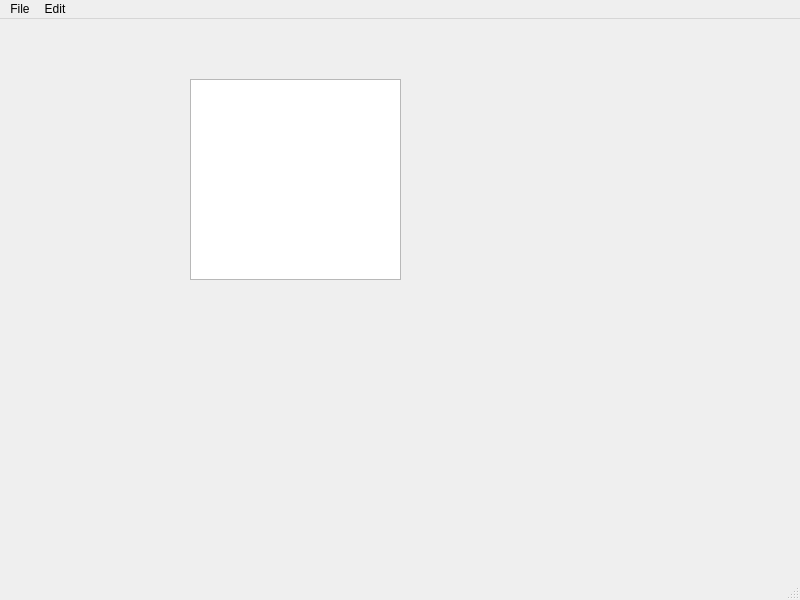
<?xml version="1.0" encoding="UTF-8"?>
<ui version="4.0">
 <class>MainWindow</class>
 <widget class="QMainWindow" name="MainWindow">
  <property name="geometry">
   <rect>
    <x>0</x>
    <y>0</y>
    <width>800</width>
    <height>600</height>
   </rect>
  </property>
  <property name="windowTitle">
   <string>MainWindow</string>
  </property>
  <widget class="QWidget" name="centralwidget">
   <widget class="QWidget" name="verticalLayoutWidget">
    <property name="geometry">
     <rect>
      <x>190</x>
      <y>60</y>
      <width>211</width>
      <height>201</height>
     </rect>
    </property>
    <layout class="QVBoxLayout" name="verticalLayout">
     <item>
      <widget class="QTextEdit" name="textEdit"/>
     </item>
    </layout>
   </widget>
  </widget>
  <widget class="QMenuBar" name="menubar">
   <property name="geometry">
    <rect>
     <x>0</x>
     <y>0</y>
     <width>800</width>
     <height>24</height>
    </rect>
   </property>
   <widget class="QMenu" name="menuFile">
    <property name="title">
     <string>File</string>
    </property>
    <addaction name="action_New"/>
    <addaction name="action_Open"/>
    <addaction name="actionSaveAs"/>
    <addaction name="actionSave_2"/>
   </widget>
   <widget class="QMenu" name="menuEdit">
    <property name="title">
     <string>Edit</string>
    </property>
    <addaction name="actionCopy"/>
    <addaction name="actionPaste"/>
    <addaction name="actionCut"/>
    <addaction name="actionUndo"/>
    <addaction name="actionRedo"/>
   </widget>
   <addaction name="menuFile"/>
   <addaction name="menuEdit"/>
  </widget>
  <widget class="QStatusBar" name="statusbar"/>
  <action name="action_New">
   <property name="icon">
    <iconset resource="Resources.qrc">
     <normaloff>:/images/New.bmp</normaloff>:/images/New.bmp</iconset>
   </property>
   <property name="text">
    <string>New</string>
   </property>
  </action>
  <action name="action_Open">
   <property name="icon">
    <iconset resource="Resources.qrc">
     <normaloff>:/images/Open.bmp</normaloff>:/images/Open.bmp</iconset>
   </property>
   <property name="text">
    <string>Open</string>
   </property>
  </action>
  <action name="actionSaveAs">
   <property name="icon">
    <iconset resource="Resources.qrc">
     <normaloff>:/images/Downloads/Icons/179-1791709_save-as-svg-icon-hd-png-download.png</normaloff>:/images/Downloads/Icons/179-1791709_save-as-svg-icon-hd-png-download.png</iconset>
   </property>
   <property name="text">
    <string>SaveAs</string>
   </property>
  </action>
  <action name="actionSave_2">
   <property name="icon">
    <iconset resource="Resources.qrc">
     <normaloff>:/images/Save.bmp</normaloff>:/images/Save.bmp</iconset>
   </property>
   <property name="text">
    <string>Save</string>
   </property>
  </action>
  <action name="actionCopy">
   <property name="icon">
    <iconset resource="Resources.qrc">
     <normaloff>:/images/Copy.bmp</normaloff>:/images/Copy.bmp</iconset>
   </property>
   <property name="text">
    <string>Copy</string>
   </property>
  </action>
  <action name="actionPaste">
   <property name="icon">
    <iconset>
     <normalon>:/images/Paste.bmp</normalon>
    </iconset>
   </property>
   <property name="text">
    <string>Paste</string>
   </property>
  </action>
  <action name="actionCut">
   <property name="icon">
    <iconset resource="Resources.qrc">
     <normaloff>:/images/Downloads/Icons/Cut.bmp</normaloff>:/images/Downloads/Icons/Cut.bmp</iconset>
   </property>
   <property name="text">
    <string>Cut</string>
   </property>
  </action>
  <action name="actionUndo">
   <property name="icon">
    <iconset resource="Resources.qrc">
     <normaloff>:/images/Downloads/Icons/undo-3.svg</normaloff>:/images/Downloads/Icons/undo-3.svg</iconset>
   </property>
   <property name="text">
    <string>Undo</string>
   </property>
  </action>
  <action name="actionRedo">
   <property name="icon">
    <iconset resource="Resources.qrc">
     <normaloff>:/images/Downloads/Icons/redo-3.png</normaloff>:/images/Downloads/Icons/redo-3.png</iconset>
   </property>
   <property name="text">
    <string>Redo</string>
   </property>
   <property name="toolTip">
    <string>Redo</string>
   </property>
  </action>
 </widget>
 <resources>
  <include location="Resources.qrc"/>
 </resources>
 <connections/>
</ui>
